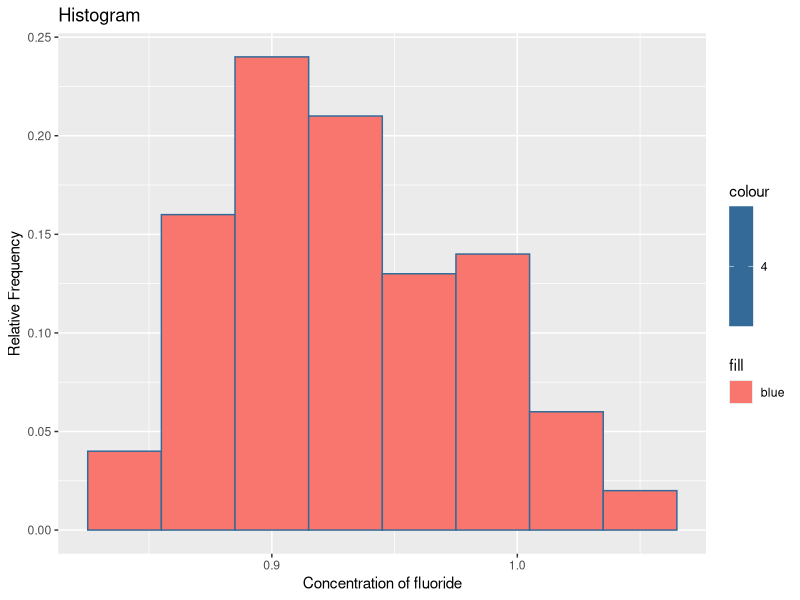

Reproduce this figure in R.
library(ggplot2)
Concentration=c(0.98,0.92,0.89,0.90,0.94,0.99,0.86,0.85,1.06,1.01,
       1.03,0.85,0.95,0.90,1.03,0.87,1.02,0.88,0.92,0.88,
       0.88,0.90,0.98,0.96,0.98,0.93,0.98,0.92,1,0.95,
       0.88,0.9,1.01,0.98,0.85,0.91,0.95,1.01,0.88,0.89,
       0.99,0.95,0.90,0.88,0.92,0.89,0.90,0.95,0.93,0.96,
       0.93,0.91,0.92,0.86,0.87,0.91,0.89,0.93,0.93,0.95,
       0.92,0.88,0.87,0.98,0.98,0.91,0.93,1,0.9,0.93,
       0.89,0.97,0.98,0.91,0.88,0.89,1,0.93,0.92,0.97,
       0.97,0.91,0.85,0.92,0.87,0.86,0.91,0.92,0.95,0.97,
       0.88,1.05,0.91,0.89,0.92,0.94,0.90,1,0.9,0.93)

dt = data.frame(Concentration)

ggplot(dt, aes(x = Concentration,col=4)) +
  geom_histogram(aes(y = after_stat(count / sum(count)), fill = "blue"), bins = 8) +
  labs(title = "Histogram", x = "Concentration of fluoride", y = "Relative Frequency") 

